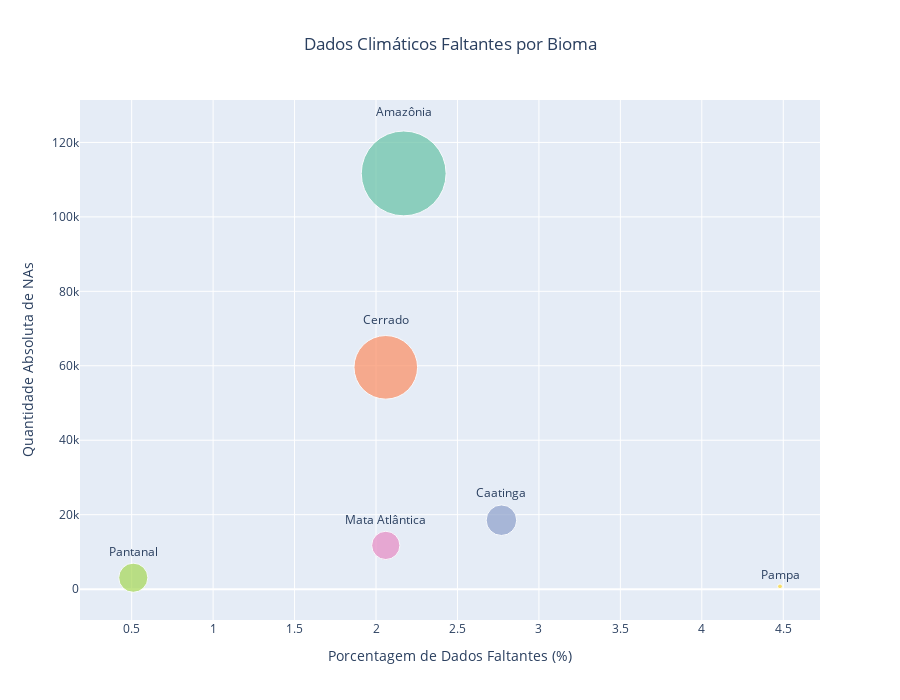

The notebook cell saved with this chart:
### Markdown cell above
### Distribuição dos dados faltantes por bioma
**Insight**: o bioma com maior quantidade de dados faltantes é a Amazônia.

### Code cell
na_biome = (
    df_na
    .group_by('bioma')
    .agg(pl.len().alias('count_na'))
    .sort('count_na', descending=True)
)

total_biome = (
    df_daily_stp
    .group_by('bioma')
    .agg(pl.len().alias('count_total'))
)

biome_comp = (
    na_biome
    .join(total_biome, on='bioma', how='left')
    .with_columns([
        ((pl.col('count_na') / pl.col('count_total')) * 100)
        .round(2)
        .alias('perc_na')
    ])
    .with_columns([
        pl.col('count_na').map_elements(
            lambda x: f"{x:_.0f}".replace('_', '.'), # Formata contagem para hover
            return_dtype=pl.Utf8
        ).alias('count_na_fmt'),
        pl.col('count_total').map_elements(
            lambda x: f"{x:_.0f}".replace('_', '.'), # Formata contagem para hover
            return_dtype=pl.Utf8
        ).alias('count_total_fmt')
    ])
)

fig = px.scatter(
    biome_comp,
    x='perc_na',
    y='count_na',
    size='count_total',
    color='bioma',
    text='bioma',
    size_max=60,
    custom_data=['count_na_fmt', 'count_total_fmt'],
    labels={
        'perc_na': 'Porcentagem de Dados Faltantes (%)',
        'count_na': 'Quantidade Absoluta de NAs',
        'count_total': 'Total de Registros'
    },
    title='Dados Climáticos Faltantes por Bioma',
    height=700,
    color_discrete_sequence=px.colors.qualitative.Set2
)

# Ajusta posição dos labels
fig.update_traces(
    textposition='top center',
    hovertemplate='<b>%{text}</b><br>' +
                  'Porcentagem: %{x:.1f}%<br>' +
                  'Quantidade absoluta: %{customdata[0]}<br>' +
                  'Total de registros: %{customdata[1]}' +
                  '<extra></extra>',
)

fig.update_layout(
    title={'x': 0.5, 'xanchor': 'center'},
    xaxis=dict(title_font=dict(size=14)),
    yaxis=dict(title_font=dict(size=14)),
    showlegend=False,
    font=dict(size=12)
)

fig.show()

### Figure 1 — Plotly figure (JSON) as saved in the notebook; plotly's stock layout.template omitted (floating-point values rounded to 4 significant figures)
{"data": [{"customdata": [["111.673", "5.152.337"]], "hovertemplate": "<b>%{text}</b><br>Porcentagem: %{x:.1f}%<br>Quantidade absoluta: %{customdata[0]}<br>Total de registros: %{customdata[1]}<extra></extra>", "legendgroup": "Amazônia", "marker": {"color": "rgb(102,194,165)", "size": [5152337], "sizemode": "area", "sizeref": 1431.0, "symbol": "circle"}, "mode": "markers+text", "name": "Amazônia", "orientation": "v", "showlegend": true, "text": ["Amazônia"], "textposition": "top center", "type": "scatter", "x": [2.17], "xaxis": "x", "y": [111673], "yaxis": "y"}, {"customdata": [["59.586", "2.894.774"]], "hovertemplate": "<b>%{text}</b><br>Porcentagem: %{x:.1f}%<br>Quantidade absoluta: %{customdata[0]}<br>Total de registros: %{customdata[1]}<extra></extra>", "legendgroup": "Cerrado", "marker": {"color": "rgb(252,141,98)", "size": [2894774], "sizemode": "area", "sizeref": 1431.0, "symbol": "circle"}, "mode": "markers+text", "name": "Cerrado", "orientation": "v", "showlegend": true, "text": ["Cerrado"], "textposition": "top center", "type": "scatter", "x": [2.06], "xaxis": "x", "y": [59586], "yaxis": "y"}, {"customdata": [["18.514", "667.220"]], "hovertemplate": "<b>%{text}</b><br>Porcentagem: %{x:.1f}%<br>Quantidade absoluta: %{customdata[0]}<br>Total de registros: %{customdata[1]}<extra></extra>", "legendgroup": "Caatinga", "marker": {"color": "rgb(141,160,203)", "size": [667220], "sizemode": "area", "sizeref": 1431.0, "symbol": "circle"}, "mode": "markers+text", "name": "Caatinga", "orientation": "v", "showlegend": true, "text": ["Caatinga"], "textposition": "top center", "type": "scatter", "x": [2.77], "xaxis": "x", "y": [18514], "yaxis": "y"}, {"customdata": [["11.747", "570.340"]], "hovertemplate": "<b>%{text}</b><br>Porcentagem: %{x:.1f}%<br>Quantidade absoluta: %{customdata[0]}<br>Total de registros: %{customdata[1]}<extra></extra>", "legendgroup": "Mata Atlântica", "marker": {"color": "rgb(231,138,195)", "size": [570340], "sizemode": "area", "sizeref": 1431.0, "symbol": "circle"}, "mode": "markers+text", "name": "Mata Atlântica", "orientation": "v", "showlegend": true, "text": ["Mata Atlântica"], "textposition": "top center", "type": "scatter", "x": [2.06], "xaxis": "x", "y": [11747], "yaxis": "y"}, {"customdata": [["3.067", "607.289"]], "hovertemplate": "<b>%{text}</b><br>Porcentagem: %{x:.1f}%<br>Quantidade absoluta: %{customdata[0]}<br>Total de registros: %{customdata[1]}<extra></extra>", "legendgroup": "Pantanal", "marker": {"color": "rgb(166,216,84)", "size": [607289], "sizemode": "area", "sizeref": 1431.0, "symbol": "circle"}, "mode": "markers+text", "name": "Pantanal", "orientation": "v", "showlegend": true, "text": ["Pantanal"], "textposition": "top center", "type": "scatter", "x": [0.51], "xaxis": "x", "y": [3067], "yaxis": "y"}, {"customdata": [["736", "16.440"]], "hovertemplate": "<b>%{text}</b><br>Porcentagem: %{x:.1f}%<br>Quantidade absoluta: %{customdata[0]}<br>Total de registros: %{customdata[1]}<extra></extra>", "legendgroup": "Pampa", "marker": {"color": "rgb(255,217,47)", "size": [16440], "sizemode": "area", "sizeref": 1431.0, "symbol": "circle"}, "mode": "markers+text", "name": "Pampa", "orientation": "v", "showlegend": true, "text": ["Pampa"], "textposition": "top center", "type": "scatter", "x": [4.48], "xaxis": "x", "y": [736], "yaxis": "y"}], "layout": {"font": {"size": 12}, "height": 700, "legend": {"itemsizing": "constant", "title": {"text": "bioma"}, "tracegroupgap": 0}, "showlegend": false, "title": {"text": "Dados Climáticos Faltantes por Bioma", "x": 0.5, "xanchor": "center"}, "xaxis": {"anchor": "y", "domain": [0, 1], "title": {"font": {"size": 14}, "text": "Porcentagem de Dados Faltantes (%)"}}, "yaxis": {"anchor": "x", "domain": [0, 1], "title": {"font": {"size": 14}, "text": "Quantidade Absoluta de NAs"}}}}
